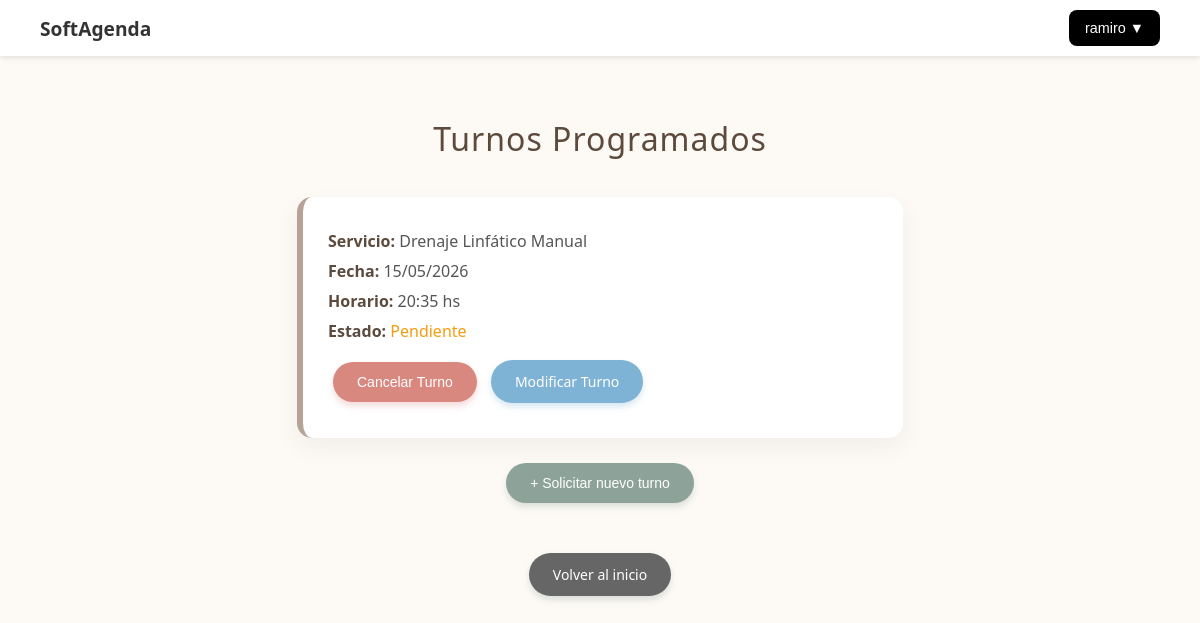
/Spaa/Views/turnos.php (signed in), run on the app's committed database.
### tables this page shows
CREATE TABLE `turno` (
  `id_Turno` int NOT NULL,
  `id_Paciente` int NOT NULL,
  `id_Empleado` int NOT NULL,
  `id_Servicio` int NOT NULL,
  `Fecha_Turno` date NOT NULL,
  `Hora_Turno` time NOT NULL,
  `Estado_Turno` varchar(20) DEFAULT 'Pendiente'
);

CREATE TABLE `servicio` (
  `id_Servicio` int NOT NULL,
  `Nombre_servicio` varchar(45) NOT NULL,
  `Descripcion` varchar(250) DEFAULT NULL,
  `Costo` int DEFAULT NULL,
  `id_Duracion_Servicio` int DEFAULT NULL,
  `Estado` tinyint DEFAULT NULL
);

### Spaa/Views/turnos.php (the view, shortened to what this page needs)
<?php
$id_Rol = $_SESSION['id_Rol'] ?? null;
require_once '../Models/Turno.php';
$conexion = new mysqli("localhost", "root", "", "gestionspabd");
$modeloTurno = new Turno($conexion);
$turnos_resultado = null;
if ($id_Rol == 0 && $id_Paciente) {
    $turnos_resultado = $modeloTurno->obtenerTurnosPorPaciente($id_Paciente);
} elseif ($id_Rol == 2 && $id_Empleado) {
    $agendaHoy = $modeloTurno->obtenerAgendaDelDia($id_Empleado);
} elseif ($id_Rol == 3) {
    $turnos_resultado = $conexion->query("SELECT t.*, s.Nombre_servicio FROM turno t JOIN servicio s ON t.id_Servicio = s.id_Servicio ORDER BY t.Fecha_Turno DESC");
}
?>
<!DOCTYPE html>
<html lang="es">
<head>
</head>
<body>
<?php include("navbar.php"); ?>
<div class="content-wrapper">
    <?php if ($id_Rol != 2):  ?>
        <h1>Turnos Programados</h1>
        <div id="turnos-container">
            <?php if ($turnos_resultado && $turnos_resultado->num_rows > 0): ?>
                <?php while ($t = $turnos_resultado->fetch_assoc()): ?>
                    <div class="turno">
                        <p><b>Servicio:</b> <?= htmlspecialchars($t['Nombre_servicio']) ?></p>
                        <p><b>Fecha:</b> <?= date("d/m/Y", strtotime($t['Fecha_Turno'])) ?></p>
                        <p><b>Horario:</b> <?= substr($t['Hora_Turno'], 0, 5) ?> hs</p>
                        <p><b>Estado:</b> <span style="color: <?= $t['Estado_Turno'] == 'Pendiente' ? '#f39c12' : '#27ae60' ?>"><?= $t['Estado_Turno'] ?></span></p>
                        <?php if ($id_Rol == 3 || ($id_Rol == 0 && $t['Estado_Turno'] == 'Pendiente')): ?>
                            <form action="../Controllers/TurnoController.php?action=eliminar" method="POST" style="display:inline;" onsubmit="return confirmarCancelacion(event, this);">
                                <button type="submit" class="btn btn-danger">Cancelar Turno</button>
                            </form>
                            <a href="editar_turno.php?id=<?= $t['id_Turno'] ?>" class="btn btn-primary">Modificar Turno</a>
                        <?php endif; ?>
                    </div>
                <?php endwhile; ?>
            <?php else: ?>
                <p>No tienes turnos registrados actualmente.</p>
            <?php endif; ?>
        </div>
        <?php if ($id_Rol == 0 || $id_Rol == 3): ?>
            <button class="btn" onclick="abrirModal()">+ Solicitar nuevo turno</button>
        <?php endif; ?>
    <?php endif; ?>
    <div style="margin-top: 30px;">
        <a href="index.php" class="btn" style="background: #666;">Volver al inicio</a>
    </div>
</div>
</body>
</html>

### Spaa/Views/turnos.php (style rules this page uses)
body { font-family: 'Segoe UI', Tahoma, Geneva, Verdana, sans-serif; text-align: center; padding: 0; margin: 0; background: url('img/relax.png') no-repeat center center fixed; background-size: cover; background-color: #fcf9f2; color: #4a4a4a; }
body::before { content: ""; position: fixed; top: 0; left: 0; width: 100%; height: 100%; background: rgba(253, 251, 247, 0.88); z-index: -1; }
.content-wrapper { padding: 40px; }
h1, h2 { color: #5c4a3d; font-weight: 300; letter-spacing: 1px; }
#turnos-container, #agenda-container { margin-top: 20px; display: flex; flex-direction: column; align-items: center; }
.turno { background: rgba(255, 255, 255, 0.95); padding: 25px; border-radius: 15px; margin: 15px auto; width: 90%; max-width: 550px; box-shadow: 0 10px 25px rgba(0,0,0,0.05); text-align: left; border-left: 6px solid #b5a397; transition: transform 0.3s ease; }
.turno p { margin: 8px 0; color: #555; }
.turno b { color: #5c4a3d; }
.btn { display: inline-block; padding: 12px 24px; background: #8da399; color: white; border-radius: 30px; text-decoration: none; cursor: pointer; margin: 10px 5px; border: none; font-size: 14px; font-weight: 500; transition: all 0.3s ease; box-shadow: 0 4px 6px rgba(141, 163, 153, 0.3); }
.btn-danger { background: #d98880; box-shadow: 0 4px 6px rgba(217, 136, 128, 0.3); }
.btn-primary { background: #7fb3d5; box-shadow: 0 4px 6px rgba(127, 179, 213, 0.3); }

### data on the page
turno: id_Servicio.Nombre_servicio "Drenaje Linfático Manual", Fecha_Turno "15/05/2026", Hora_Turno "20:35", Estado_Turno "Pendiente"

### other printed values
$_SESSION['nombre_usuario'] "ramiro"
